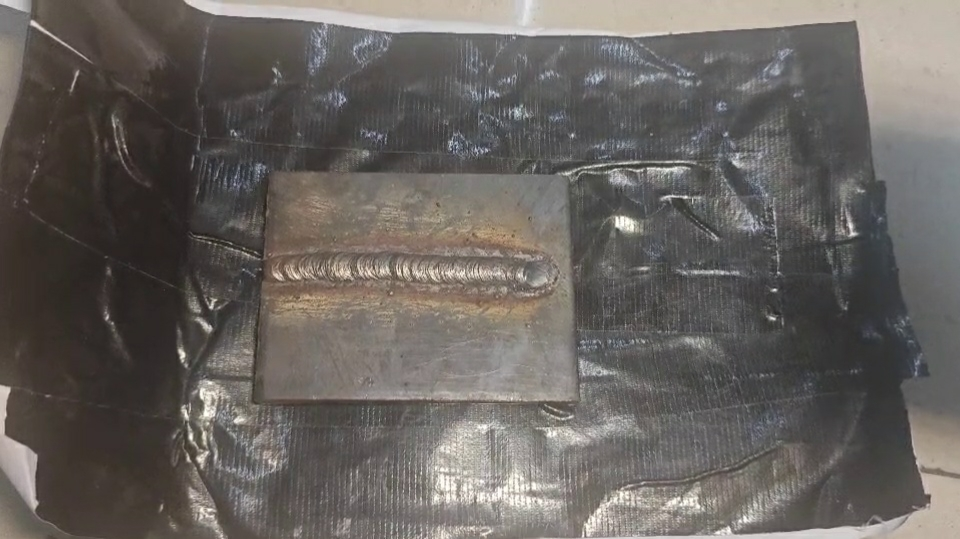
#> input picture 3dgs/data/ruler/images/frame_0002.jpg, 960 x 539 px
$ python -i board_marker.py   (imports and definitions only)
#> lines starting #> are read from the running program, lines starting #| are printed output that depends on the picture; after the words box and inside, x2 and y2 are one past the last pixel; in counts of white or black regions, pixels touching at a corner belong together
#> further down, picture is the input picture: shape (539, 960, 3); mean B, G, R 95.5, 99.4, 104
"""焊板粉笔圆点标记识别。

教学场景里依次放 3 块焊板录视频，每块焊板右下角用粉笔画 1/2/3 个白色圆点：
- HSV 找白色像素（粉笔 saturation 低、value 高）
- 开运算去噪 + 闭运算合并粉笔笔迹
- 连通组件计数 + 面积 / 圆形度过滤
- 数量 = 焊板编号

ROI 默认限在画面右下 40% 子区域，避免被焊缝飞溅 / 油污 / 反光误数。
"""

from collections import deque
from typing import Optional, Tuple

import cv2
import numpy as np


# 白色 HSV 阈值
_WHITE_HSV_LO = (0, 0, 200)
_WHITE_HSV_HI = (180, 50, 255)

# 形态学：开运算去小噪点，闭运算把分散粉笔点合并成一团
_OPEN_KERNEL = cv2.getStructuringElement(cv2.MORPH_ELLIPSE, (5, 5))
_CLOSE_KERNEL = cv2.getStructuringElement(cv2.MORPH_ELLIPSE, (11, 11))

# 连通块面积范围按 ROI 像素面积比例：太小 = 噪点；太大 = 大块反光
_MIN_BLOB_AREA_RATIO = 0.0008
_MAX_BLOB_AREA_RATIO = 0.05

# 圆形度阈值：bbox 宽高比 + 填充率，过滤长条形粉笔笔触
_MIN_BBOX_RATIO = 0.5
_MIN_FILL = 0.4

# 默认 ROI：画面右下 40% 区域 (x1_ratio, y1_ratio, x2_ratio, y2_ratio)
DEFAULT_ROI: Tuple[float, float, float, float] = (0.6, 0.6, 1.0, 1.0)


def detect_board_id(
    bgr_frame: np.ndarray,
    roi_ratio: Tuple[float, float, float, float] = DEFAULT_ROI,
) -> Optional[int]:
    """识别焊板编号（1/2/3）；未识别 / 数量异常 / ROI 太小返回 None。"""
#> called with roi_ratio = (0.6, 0.6, 1, 1)
    if bgr_frame is None or bgr_frame.size == 0:
        return None

    h, w = bgr_frame.shape[:2]
#> h = 539; w = 960
    x1 = int(w * roi_ratio[0])
#> x1 = 576
    y1 = int(h * roi_ratio[1])
#> y1 = 323
    x2 = int(w * roi_ratio[2])
#> x2 = 960
    y2 = int(h * roi_ratio[3])
#> y2 = 539
    if x2 - x1 < 30 or y2 - y1 < 30:
        return None
    roi = bgr_frame[y1:y2, x1:x2]
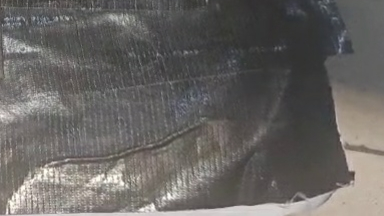
#> roi: shape (216, 384, 3); mean B, G, R 98.5, 101.1, 103.9

    hsv = cv2.cvtColor(roi, cv2.COLOR_BGR2HSV)
#> hsv: shape (216, 384, 3); mean H, S, V 40.5, 14.9, 104.6
    mask = cv2.inRange(hsv, _WHITE_HSV_LO, _WHITE_HSV_HI)
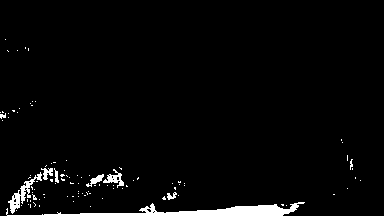
#> mask: shape (216, 384); 3% white; 101 white regions (92 under 20 px), largest, box (x1, y1, x2, y2) and area: (6, 202, 305, 216) 1472, (8, 172, 42, 214) 338, (103, 169, 124, 188) 150
    mask = cv2.morphologyEx(mask, cv2.MORPH_OPEN, _OPEN_KERNEL)
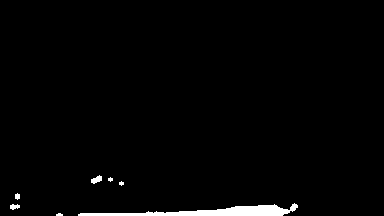
#> mask: shape (216, 384); 1.7% white; 7 white regions (3 under 20 px), largest, box (x1, y1, x2, y2) and area: (78, 203, 298, 216) 1251, (91, 175, 102, 184) 60, (10, 204, 20, 210) 42, (15, 193, 20, 200) 27
    mask = cv2.morphologyEx(mask, cv2.MORPH_CLOSE, _CLOSE_KERNEL)
#> mask: shape (216, 384); 1.8% white; 4 white regions (1 under 20 px), largest, box (x1, y1, x2, y2) and area: (78, 203, 298, 216) 1281, (91, 175, 124, 186) 118, (10, 193, 20, 210) 96

    n_labels, _, stats, _ = cv2.connectedComponentsWithStats(mask, connectivity=8)
#> n_labels = 5; stats = [[0, 0, 384, 216, 81432], [91, 175, 33, 11, 118], [10, 193, 10, 17, 96], [78, 203, 220, 13, 1281], [56, 213, 7, 3, 17]]

    roi_area = (x2 - x1) * (y2 - y1)
#> roi_area = 82944
    min_area = int(roi_area * _MIN_BLOB_AREA_RATIO)
#> min_area = 66
    max_area = int(roi_area * _MAX_BLOB_AREA_RATIO)
#> max_area = 4147

    valid_count = 0
    for i in range(1, n_labels):  # 0 是背景
        area = int(stats[i, cv2.CC_STAT_AREA])
        if area < max(20, min_area) or area > max_area:
            continue
        bbox_w = int(stats[i, cv2.CC_STAT_WIDTH])
        bbox_h = int(stats[i, cv2.CC_STAT_HEIGHT])
        if bbox_w == 0 or bbox_h == 0:
            continue
        # 长宽比 + 填充率，过滤长条 / 不规则形状（粉笔笔触常为长条）
        wh_ratio = min(bbox_w, bbox_h) / max(bbox_w, bbox_h)
        fill = area / (bbox_w * bbox_h)
        if wh_ratio < _MIN_BBOX_RATIO or fill < _MIN_FILL:
            continue
        valid_count += 1
#> this loop made 4 passes
#> (area, bbox_w, bbox_h, wh_ratio, fill) on passes 1 to 3: (118, 33, 11, 0.333, 0.325), (96, 10, 17, 0.588, 0.565), (1281, 220, 13, 0.0591, 0.448)
#> after the loop, valid_count = 1

    if valid_count in (1, 2, 3):
        return valid_count
    return None


def get_roi_abs_bbox(
    frame_shape: Tuple[int, int],
    roi_ratio: Tuple[float, float, float, float] = DEFAULT_ROI,
) -> Tuple[int, int, int, int]:
    """ROI 比例转绝对像素 bbox，供 OSD 可视化用。"""
    h, w = frame_shape[:2]
    return (
        int(w * roi_ratio[0]),
        int(h * roi_ratio[1]),
        int(w * roi_ratio[2]),
        int(h * roi_ratio[3]),
    )


class BoardIdStabilizer:
    """多帧投票稳定器：连续 stable_frames 帧识别到同一 ID 才切换 preset。
    单帧噪声（粉笔被光线晃眼 / 摄像头抖动）不会让 preset 频繁跳变。
    """

    def __init__(self, stable_frames: int = 5):
        self.stable_frames = max(1, stable_frames)
        self.history: deque = deque(maxlen=self.stable_frames)
        self.current_id: Optional[int] = None

    def update(self, raw_id: Optional[int]) -> Optional[int]:
        """送入当前帧识别结果，返回稳定 ID（可能跟上一帧一样）。"""
        self.history.append(raw_id)
        if len(self.history) < self.stable_frames:
            return self.current_id

        recent = list(self.history)
        first = recent[0]
        if first is not None and all(r == first for r in recent):
            # 连续 N 帧都是同一个 ID（非 None）才切换 preset
            self.current_id = first
        elif all(r is None for r in recent):
            # 连续 N 帧都没识别到就清除（焊板被移走 / 粉笔标记被遮挡）
            self.current_id = None
        # 其他情况（混合）保持上一次 current_id 不动
        return self.current_id

    def reset(self):
        self.history.clear()
        self.current_id = None

>>> import cv2
>>> picture = cv2.imread('../../../3dgs/data/ruler/images/frame_0002.jpg')
>>> result = detect_board_id(picture)
#> result = 1

$ run again, on 3dgs/data/ruler/images/frame_0006.jpg
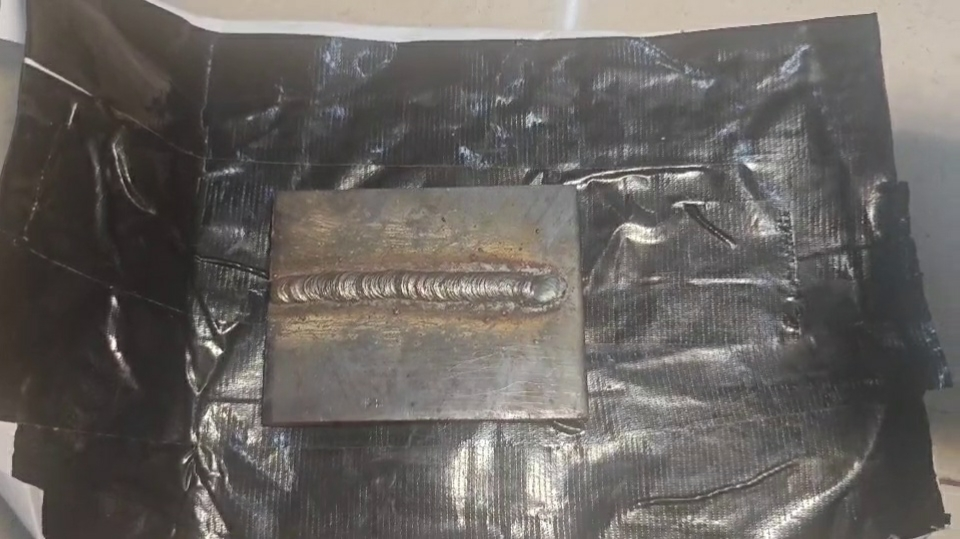
#> input picture 3dgs/data/ruler/images/frame_0006.jpg, 960 x 539 px
#> picture is the input picture: shape (539, 960, 3); mean B, G, R 96.5, 100.1, 104.3
#> in detect_board_id, `roi = bgr_frame[y1:y2, x1:x2]`:
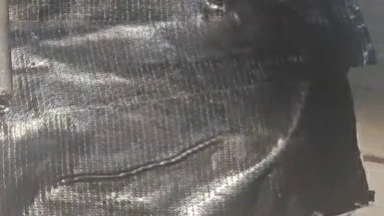
#> roi: shape (216, 384, 3); mean B, G, R 98.4, 100.9, 103.4
#> hsv: shape (216, 384, 3); mean H, S, V 39.5, 13.6, 103.8
#> in detect_board_id, `mask = cv2.morphologyEx(mask, cv2.MORPH_CLOSE, _CLOSE_KERNEL)`:
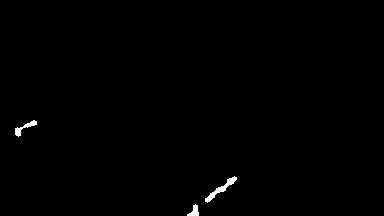
#> mask: shape (216, 384); 0.47% white; 3 white regions, box (x1, y1, x2, y2) and area: (205, 176, 237, 203) 194, (15, 120, 37, 137) 115, (187, 204, 199, 216) 79
#> n_labels = 4; stats = [[0, 0, 384, 216, 82556], [15, 120, 22, 17, 115], [205, 176, 32, 27, 194], [187, 204, 12, 12, 79]]
#> the loop in detect_board_id, `for i in range(1, n_labels):` made 3 passes
#> (area, bbox_w, bbox_h, wh_ratio, fill) on passes 1 to 3: (115, 22, 17, 0.773, 0.307), (194, 32, 27, 0.844, 0.225), (79, 12, 12, 1, 0.549)
#> after the loop in detect_board_id, `for i in range(1, n_labels):`: valid_count = 1
